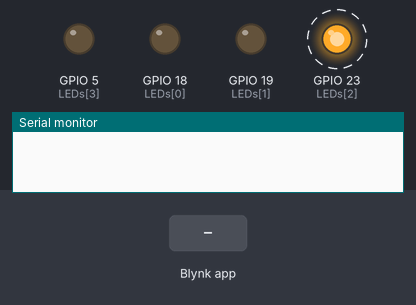
A sketch run on a simulated ESP32. Parts: output pins drawn as LEDs (lit = HIGH), the last lines printed to the serial monitor. Dashed ring = blinking. The inputs (shaded band) are chosen by the test bench. WiFi joins after 1.5 s; servers stay silent unless stated.

Above: at 3.05 s.
3.1 s: Blynk app writes 1 to V1
At 3.5 s:
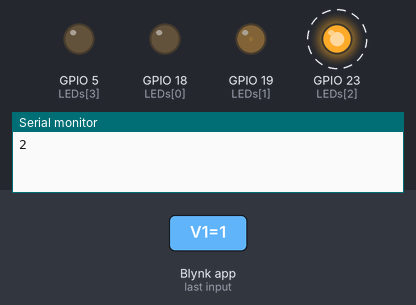
6.1 s: Blynk app writes 200 to V1
At 6.3 s:
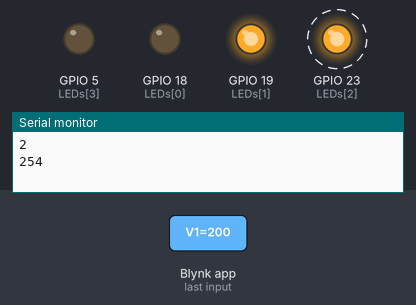
9.1 s: Blynk app writes 1 to V0
At 9.5 s:
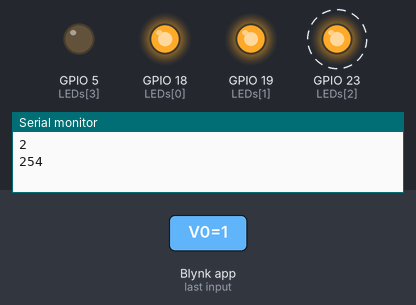
12.1 s: Blynk app writes 0 to V1
At 12.3 s:
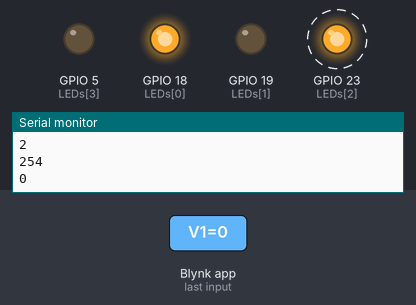
15.1 s: Blynk app writes 1 to V1
At 15.5 s:
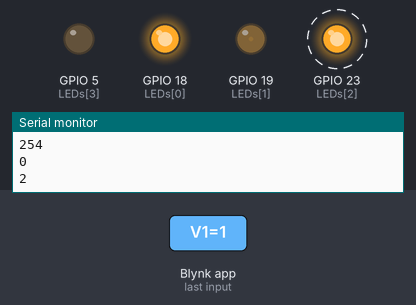
18.1 s: Blynk app writes 0 to V0
At 18.3 s:
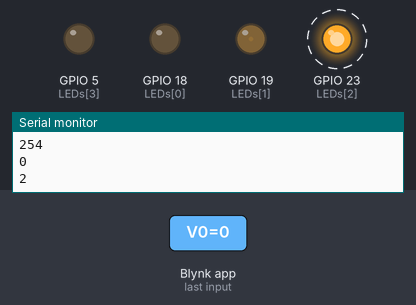
Timing chart, 0 to 22.1 s (numbered marks = the images above; inputs shaded):
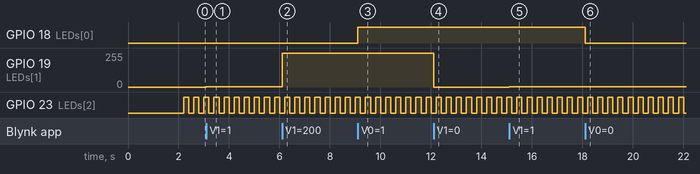

Measured:
- after the input at 3.1 s, GPIO 19 (LEDs[1]): 0/255 → 2/255 at once
- after the input at 6.1 s, GPIO 19 (LEDs[1]): 2/255 → 254/255 at once
- after the input at 9.1 s, GPIO 18 (LEDs[0]): LOW → HIGH at once
- after the input at 12.1 s, GPIO 19 (LEDs[1]): 254/255 → 0/255 at once
- after the input at 15.1 s, GPIO 19 (LEDs[1]): 0/255 → 2/255 at once
- after the input at 18.1 s, GPIO 18 (LEDs[0]): HIGH → LOW at once
- by itself, GPIO 23 (LEDs[2]): alternates HIGH for 0.20 s and LOW for 0.20 s

The sketch:

Blynk_TaskScheduling.ino
```cpp
#define BLYNK_PRINT Serial
#define BLYNK_TEMPLATE_ID "YOUR_TEMPLATE_ID"
#define BLYNK_TEMPLATE_NAME "YOUR_TEMPLATE_NAME"
#define BLYNK_AUTH_TOKEN "YOUR_AUTH_TOKEN"

#include <WiFi.h>
#include <WiFiClient.h>
#include <BlynkSimpleEsp32.h>
BlynkTimer timer;

char ssid[] = "YOUR_SSID";
char pass[] = "YOUR_PASSWORD";

uint8_t LEDs[]={18,19,23,5};

BLYNK_CONNECTED()
{ Blynk.virtualWrite(V0,LOW);
  Blynk.virtualWrite(V1,LOW);
}
BLYNK_WRITE(V0)
{ uint8_t led=param.asInt();
  digitalWrite(LEDs[0],led);
}
BLYNK_WRITE(V1)
{ uint8_t pwm = param.asInt();
  pwm = pwm*255/100;
  Serial.println(pwm);
  analogWrite(LEDs[1],pwm);
}
bool status=0;
void kelip()
{ digitalWrite(LEDs[2],status);
  status=!status;
}

void setup()
{ for(uint8_t i=0;i<4;i++)
    pinMode(LEDs[i],OUTPUT);

  Serial.begin(9600);
  Blynk.begin(BLYNK_AUTH_TOKEN, ssid, pass);
  timer.setInterval(200L,kelip);
}

void loop()
{ Blynk.run();
  timer.run();
}
```
